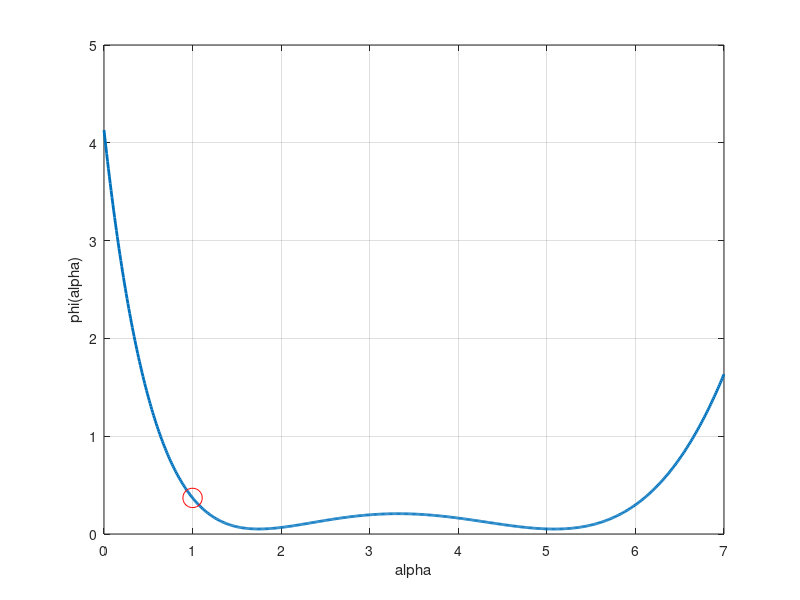

MATLAB code for this plot:
% P20CD part of solution to P20

% set up functions
JJ = @(x) [2 * x(1),  2 * x(2);  exp(2 * x(1)),  -1];
rr = @(x) [x(1)^2 + x(2)^2 - 1;  0.5 * exp(2 * x(1)) - x(2)];
ff = @(x) 0.5 * rr(x)' * rr(x);       % merit function

% find p for first iterate
x0 = [1; 1];
p0 = JJ(x0) \ (-rr(x0))

% line search function at x0 in direction p0
phi = @(alpha) ff(x0 + alpha * p0);

% plot phi(alpha)
alf = 0:.01:7;
y = zeros(size(alf));
for k = 1:length(alf)
   y(k) = phi(alf(k));
end
plot(alf,y,'linewidth',2),  hold on
plot(1.0,phi(1.0),'ro','markersize',14),  hold off
grid on,  xlabel('alpha'),  ylabel('phi(alpha)')

% add Wolfe condition lines to graph
%FIXME
